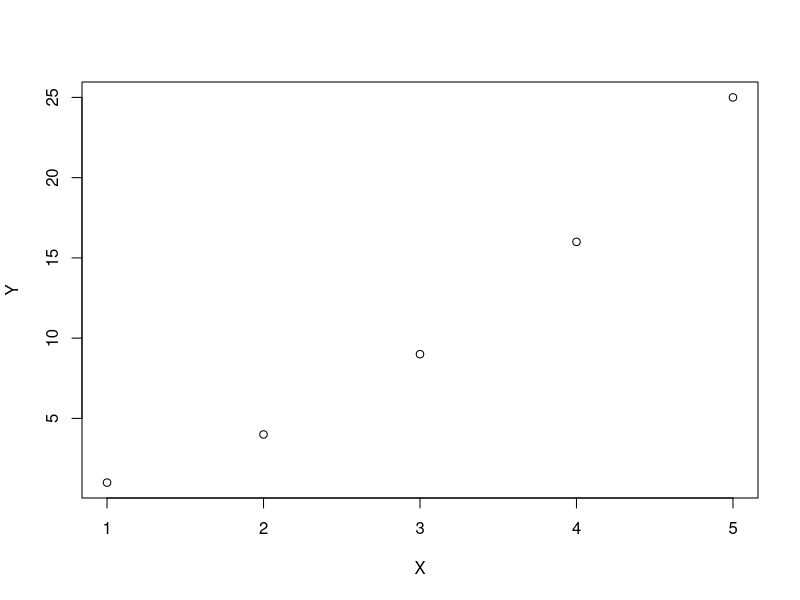
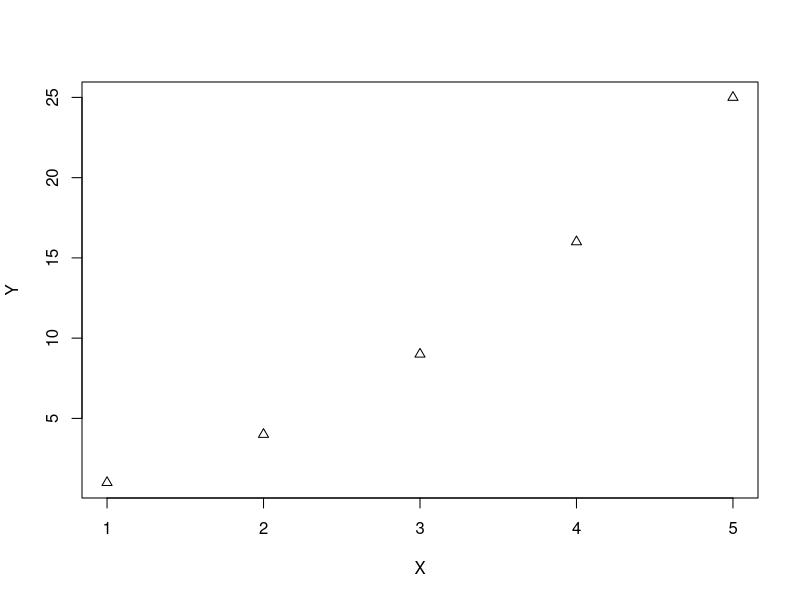
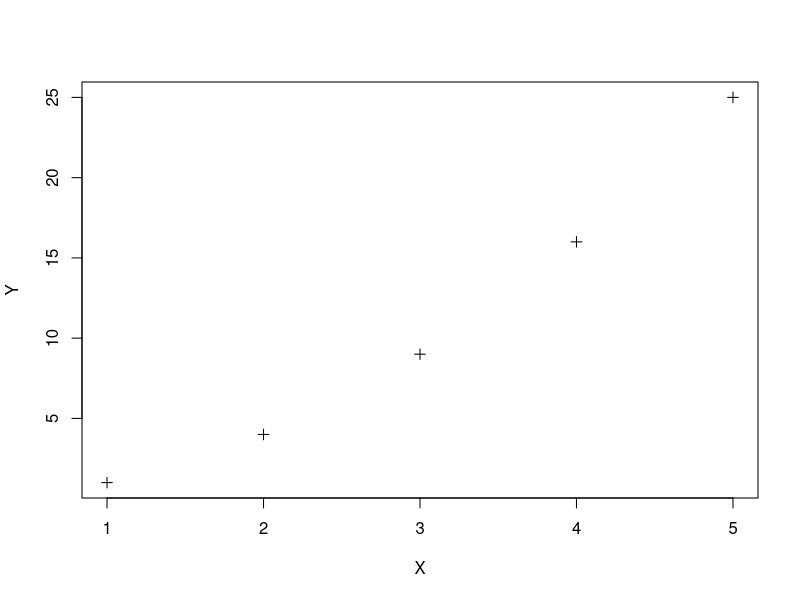
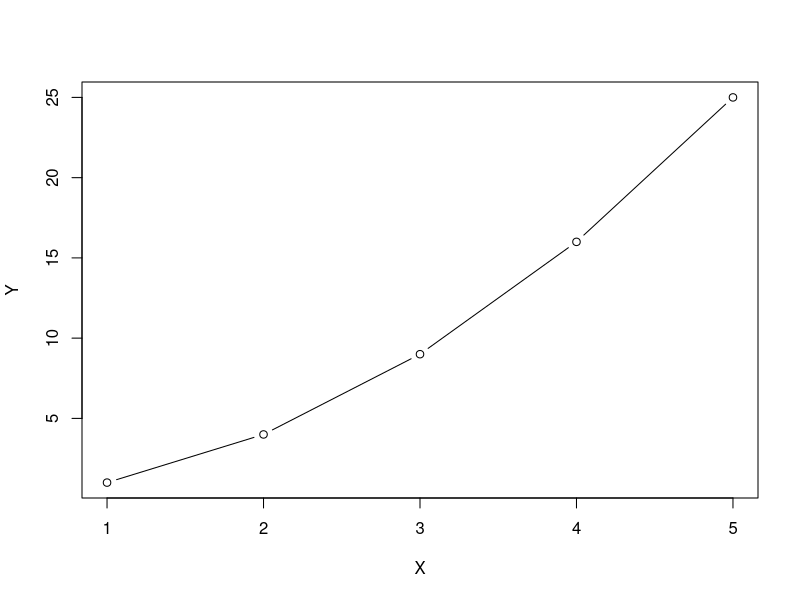
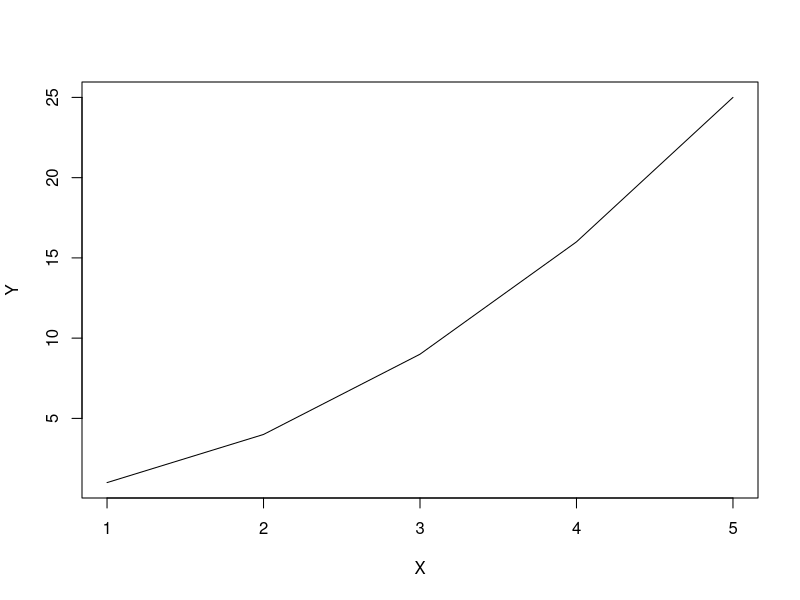
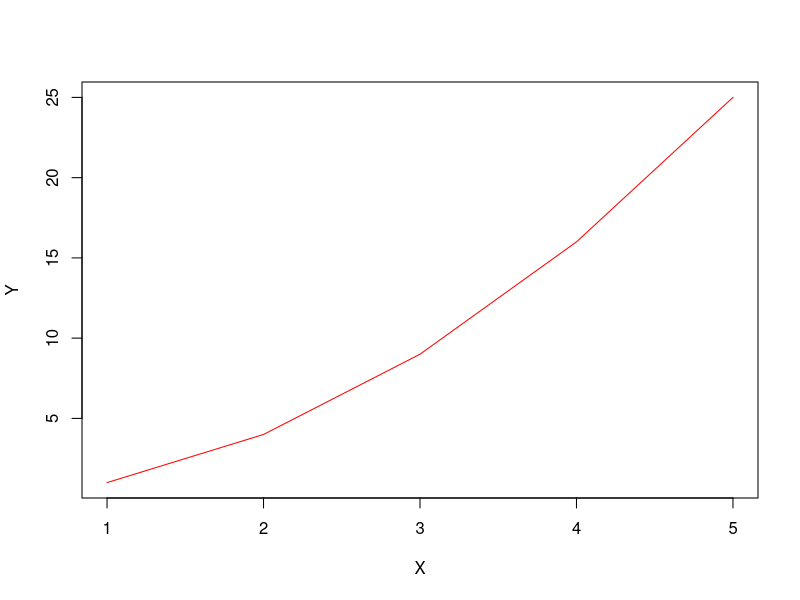
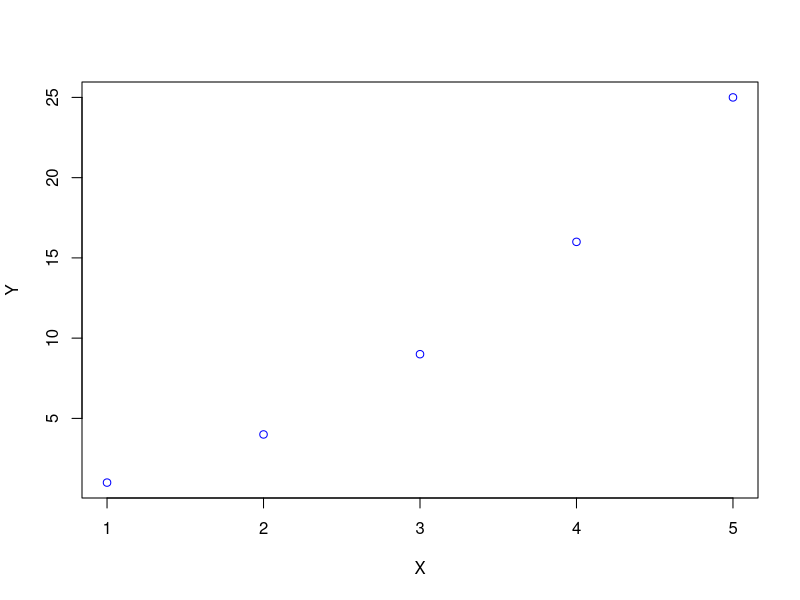
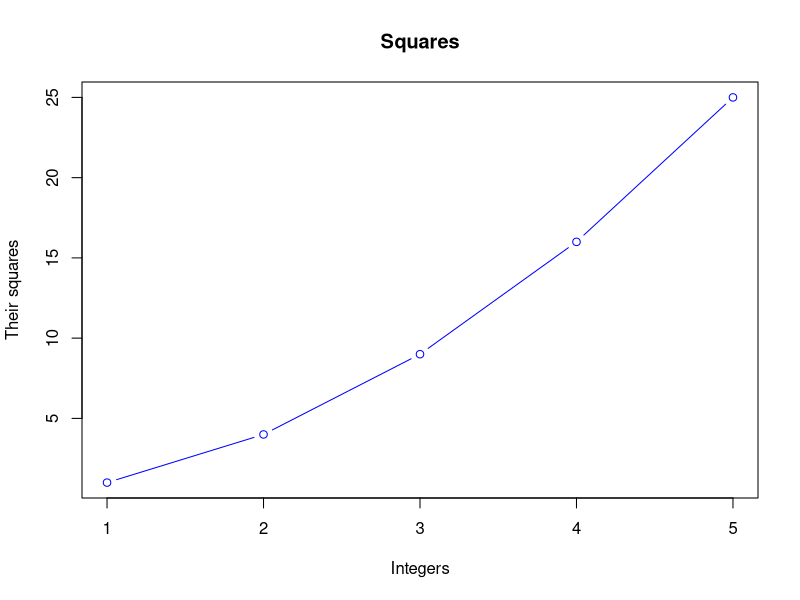

The R source for these figures, in order:
## ---- chunk 1
knitr::opts_chunk$set(echo = TRUE)
## ---- chunk 2
1:5
## ---- chunk 3
X <- 1:5
## ---- chunk 4
X
## ---- chunk 5
Y <- (1:5)**2;Y
## ---- chunk 6
length(X) == length(Y)
## ---- chunk 7
plot(X,Y)
## ---- chunk 8
plot(X,Y,pch=2)
## ---- chunk 9
plot(X,Y,pch=3)
## ---- chunk 10
plot(X,Y,type="b")
## ---- chunk 11
plot(X,Y,type="l")
## ---- chunk 12
plot(X,Y,type="l",col="red")
## ---- chunk 13
plot(X,Y,col="blue")
## ---- chunk 14
plot(X,Y,type="b",col="blue", main="Squares", xlab="Integers",ylab="Their squares")
## ---- chunk 15
plot(X,Y,type="b",xlim = c(0,6),ylim = c(0,36), col="blue", main="Squares", xlab="Integers",ylab="Their squares")
curve(x**2,add=TRUE,col="red")
## ---- chunk 16
X <- 0:7; X
## ---- chunk 17
X <- ((5*X)/5) + 5; X
## ---- chunk 18
sum(X);
cumsum(X);
sqrt(X);
X**3
## ---- chunk 19
X <- (0:4)**2
## ---- chunk 20
X[c(3,5)];
X[X>2];
X[X>2 & X<10]
## ---- chunk 21
Y <- rep(1,5)
Z <- seq(from=3,to = 11, by = 2)
## ---- chunk 22
c(X,Y,Z)
## ---- chunk 23
XYZ <- cbind(X,Y,Z);XYZ
## ---- chunk 24
colSums(XYZ);
rowSums(XYZ)
## ---- chunk 25
XYZ[4,]
## ---- chunk 26
XYZ[,3]
## ---- chunk 27
XYZ[c(3,5),c(2,3)]
## ---- chunk 28
XYZ[XYZ[,1]>2,]
## ---- chunk 29
XYZ[,c("Y","Z")]
## ---- chunk 30

Individus <- c( 'Erika' , 'Celia' , 'Eric' , 'Eve' , 'Paul' , 'Jean' , 'Adam' , 'Louis' , 'Jules' , 'Léo' )
Sexe <- c('F','F','G','F','G','G','G','G','G','G')
Zep <- c(T, T,T,T,F,T,F,T,T,T)
Poids <- c( 16, 14 , 13.5 , 15.4 , 16.5, 16 , 17, 14.8 ,17 , 16.7)
Taille <- c(100,97.0,95.5,101.0,100.0,98.5,103,98,101.5,100.0)

## ---- chunk 31
mean(Poids);
mean(Taille);
mean(Zep)
## ---- chunk 32
summary(Individus)
## ---- chunk 33
summary(Sexe)
## ---- chunk 34
summary(Taille)
## ---- chunk 35
summary(Poids)
## ---- chunk 36
summary(Zep)
## ---- chunk 37
IMC  <- Poids/(Taille/100)**2;IMC
## ---- chunk 38
data <- cbind.data.frame(Individus,Sexe,Zep,Poids,Taille,IMC);data
## ---- chunk 39
help(plot);
help(plot.default);
## ---- chunk 40
plot(Taille,Poids,pch=5,col="green",xlab="Taille",ylab = "Poids",main="Répartition des poids et des tailles chez les individus")
curve(14.5*((x/100)**2),add=TRUE,col="blue",lw=2)
curve(17*((x/100)**2),add=TRUE,col="red",lw=2)
legend(x = "bottomright",          # Position
       legend = c("IMC = 17", "IMC = 14.5"),  # Legend texts
       lty = c(1, 1),           # Line types
       col = c("red", "blue"),           # Line colors
       lwd = 2)                 # Line width
## ---- chunk 41
D = read.table("../DONNEES/imcenfant.txt",sep="\t",header=T,dec=",")
